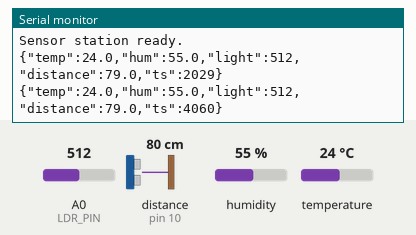
The sketch below on a simulated Arduino Uno, built with avr-gcc and run on an emulated ATmega328P. Parts: the last lines printed to the serial monitor. Wiring (inferred from the names in the program): ultrasonic range finder: trigger pin 9; echo pin 10. Inputs (shaded band) come from the test bench; at power-on: distance to the obstacle (sensor on pin 10) 80 cm, humidity 55 %, A0 (LDR_PIN) = 512, temperature 24 °C. The echo pulse lasts 58.3 µs per cm.

Above: at 4.8 s.
4.9 s: distance to the obstacle (sensor on pin 10) set to 2 cm
At 6.8 s:
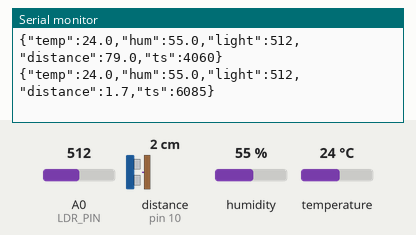
7.9 s: humidity set to 22 %
At 9.3 s:
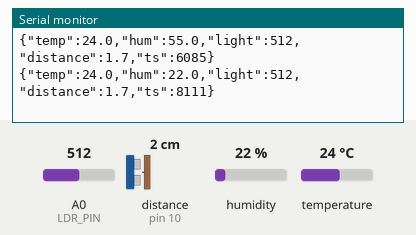
10.9 s: A0 (LDR_PIN) set to 716
At 13.0 s:
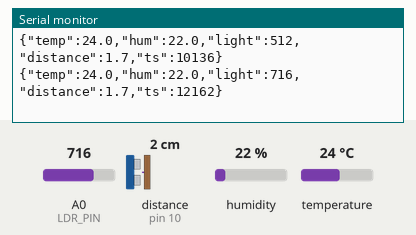
13.9 s: distance to the obstacle (sensor on pin 10) set to 250 cm
At 14.8 s:
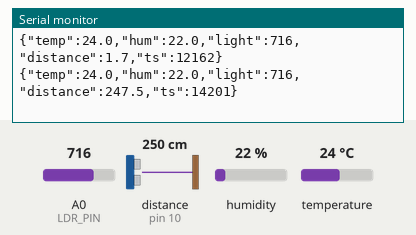
20.3 s: temperature set to 12 °C
At 21.4 s:
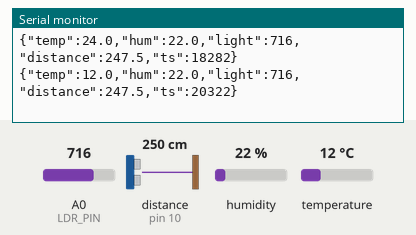
23.3 s: A0 (LDR_PIN) set to 992
At 25.0 s:
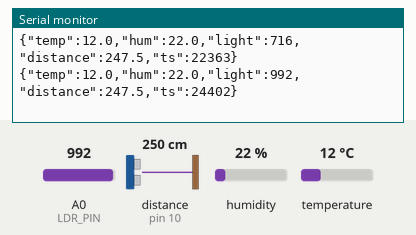
Timing chart, 0 to 26.5 s (numbered marks = the images above; inputs shaded):
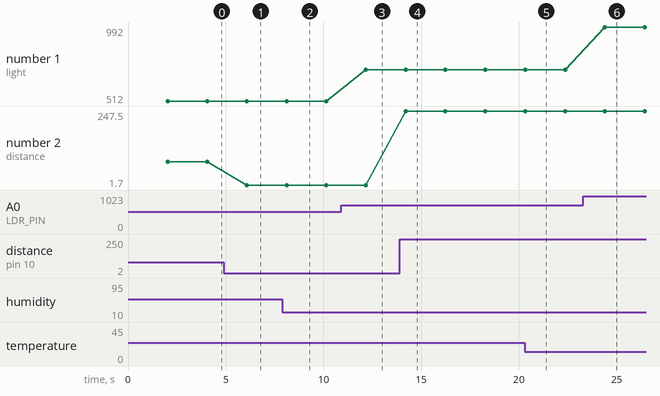

The sketch:

smart_sensor_station.ino
```cpp
#include <DHT.h>

// ── Pin definitions ────────────────────────
#define DHTPIN 2
#define DHTTYPE DHT11
#define TRIG_PIN 9
#define ECHO_PIN 10
#define LDR_PIN A0

// ── Objects ────────────────────────────────
DHT dht(DHTPIN, DHTTYPE);

// ── Setup ──────────────────────────────────
void setup() {
  Serial.begin(9600);
  dht.begin();
  pinMode(TRIG_PIN, OUTPUT);  // TRIG sends signal
  pinMode(ECHO_PIN, INPUT);   // ECHO receives signal
  Serial.println("Sensor station ready.");
}

// ── Distance function ──────────────────────
float getDistance() {
  // Send 10 microsecond pulse
  digitalWrite(TRIG_PIN, LOW);
  delayMicroseconds(2);
  digitalWrite(TRIG_PIN, HIGH);
  delayMicroseconds(10);
  digitalWrite(TRIG_PIN, LOW);

  // Measure echo return time
  long duration = pulseIn(ECHO_PIN, HIGH);

  // Convert to cm
  return duration * 0.034 / 2;
}

// ── Loop ───────────────────────────────────
void loop() {
  delay(2000);

  // Read all sensors
  float humidity    = dht.readHumidity();
  float temperature = dht.readTemperature();
  int   light       = analogRead(LDR_PIN);
  float distance    = getDistance();

  // Validate DHT11
  if (isnan(humidity) || isnan(temperature)) {
    Serial.println("{\"error\":\"Failed to read DHT11\"}");
    return;
  }

  // Output JSON
  Serial.print("{\"temp\":");
  Serial.print(temperature, 1);
  Serial.print(",\"hum\":");
  Serial.print(humidity, 1);
  Serial.print(",\"light\":");
  Serial.print(light);
  Serial.print(",\"distance\":");
  Serial.print(distance, 1);
  Serial.print(",\"ts\":");
  Serial.print(millis());
  Serial.println("}");
}
```

Measured:
- after the input at 4.9 s, the serial monitor: prints a new line after 1.2 s (image 1)
- after the input at 7.9 s, the serial monitor: prints a new line after 0.21 s (image 2)
- after the input at 10.9 s, the serial monitor: prints a new line after 1.3 s (image 3)
- after the input at 13.9 s, the serial monitor: prints a new line after 0.30 s (image 4)
- after the input at 20.3 s, the serial monitor: prints a new line at once (image 5)
- after the input at 23.3 s, the serial monitor: prints a new line after 1.1 s (image 6)
- plotted number 1: 512 → 716 after the input at 10.9 s, 716 → 992 after the input at 23.3 s
- plotted number 2: 79 → 1.7 after the input at 4.9 s, 1.7 → 247.5 after the input at 13.9 s
